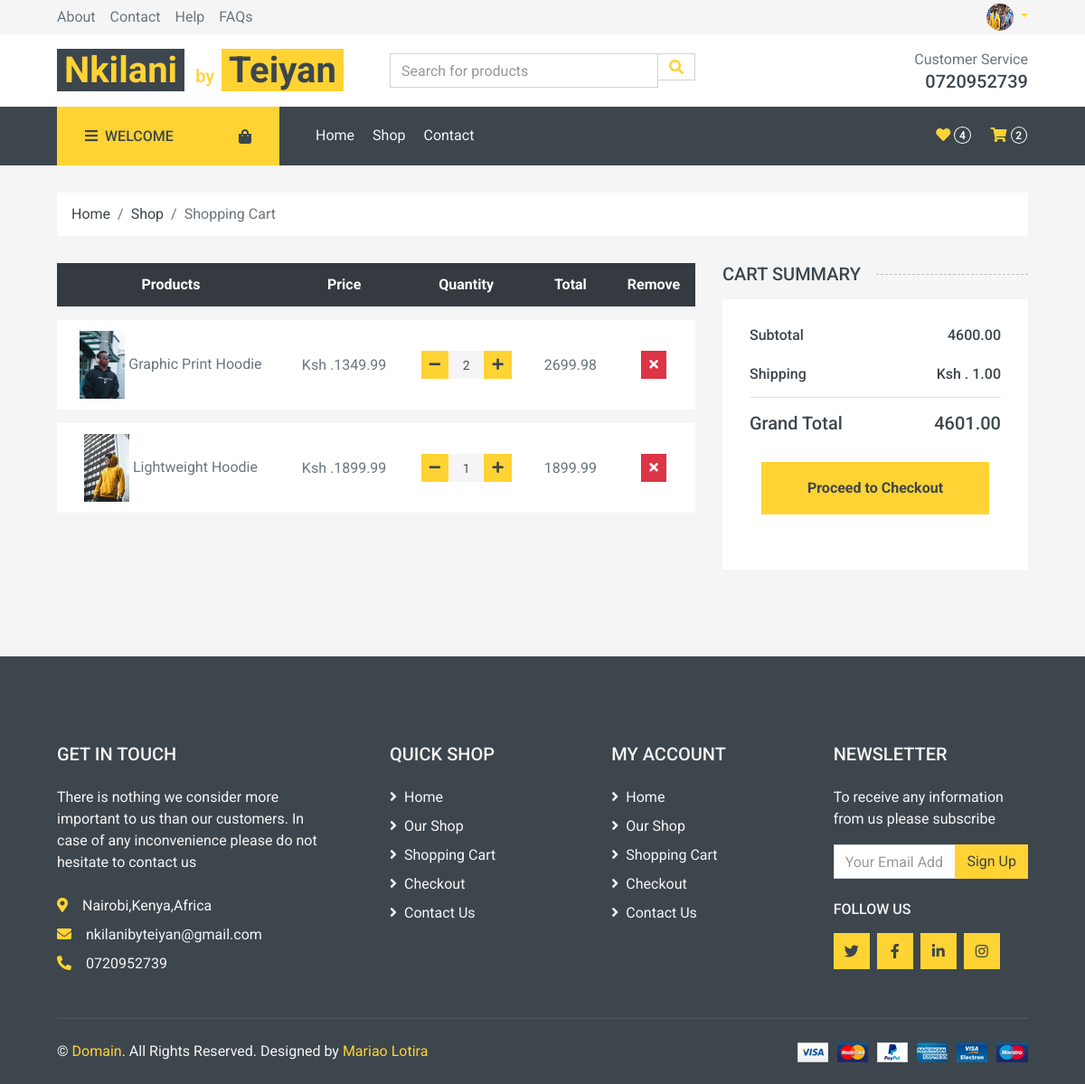
The app's page /cart/ (signed in) with its own data.
### userview/models.py (models this page shows, shortened)
class CartItem(models.Model):
    cart = models.ForeignKey(Cart, on_delete=models.CASCADE)
    product = models.ForeignKey(Product, on_delete=models.CASCADE)
    quantity = models.PositiveIntegerField()
    total = models.DecimalField(max_digits=10, decimal_places=2, default=0)

### adminview/models.py (models this page shows, shortened)
class Product(models.Model):
    name = models.CharField(max_length=100)
    description = models.TextField()
    category = models.CharField(max_length=100, null=False)
    price = models.DecimalField(max_digits=10, decimal_places=2)
    quantity = models.IntegerField(default=0,)
    image = models.CharField(max_length=1000, blank=True, null=True)

### userview/views.py (the view)
# urls.py: path('cart/', views.cart_page, name="user-cart"),
def cart_page(request):
    user = request.user
    if not request.user.is_authenticated:
        return redirect('/overview/')
    try:
        customer = Customers.objects.get(user=user)
        cart = Cart.objects.get(customer=customer)
        cart_items = CartItem.objects.filter(cart=cart) if cart else []
        subtotal = sum([cart.total for cart in cart_items]).__round__(0)
        totalcost = subtotal + 1
        context = {'user': user,
                   'cart_items': cart_items,
                   "customer": customer,
                   "subtotal": subtotal,
                   "total_cost": totalcost
                   }
        return render(request, "userview/cart.html", context)
    except Customers.DoesNotExist:
        return JsonResponse({'error': 'Customer not found'}, status=404)

### templates/userview/cart.html (shortened to what this page needs)
<!DOCTYPE html>
<html lang="en">
<head>
    {% load static %}
    <link href="https://cdnjs.cloudflare.com/ajax/libs/font-awesome/5.10.0/css/all.min.css" rel="stylesheet">
    <link href="{% static 'lib/animate/animate.min.css' %}" rel="stylesheet">
    <link href="{% static 'lib/owlcarousel/assets/owl.carousel.min.css' %}" rel="stylesheet">
    <link href="{% static 'css/style.css' %}" rel="stylesheet">
</head>
<body>
    <div class="container-fluid">
        <div class="row bg-secondary py-1 px-xl-5">
            <div class="col-lg-6 d-none d-lg-block">
                <div class="d-inline-flex align-items-center h-100">
                    <a class="text-body mr-3" href="">About</a>
                    <a class="text-body mr-3" href="">Contact</a>
                    <a class="text-body mr-3" href="">Help</a>
                    <a class="text-body mr-3" href="">FAQs</a>
                </div>
            </div>
            <div class="col-lg-6 text-center text-lg-right">
                <div class="user-area dropdown float-right">
                    <a href="#" class="dropdown-toggle active" data-toggle="dropdown" aria-haspopup="true" aria-expanded="false">
                        <img class="user-avatar rounded-circle w-20" src="{% static 'img/carousel-1.jpg' %}" alt="User" style="width: 30px; height: 30px;">
                    </a>
                </div>
            </div>
        </div>
        <div class="row align-items-center bg-light py-3 px-xl-5 d-none d-lg-flex">
            <div class="col-lg-4">
                <a href="" class="text-decoration-none">
                    <span class="h1 text-primary bg-dark px-2">Nkilani</span>
                    <span class="h5 text-primary bg-transparent px-2">by</span>
                    <span class="h1 text-dark bg-primary px-2 ml-n1">Teiyan</span>
                </a>
            </div>
            <div class="col-lg-4 col-6 text-left">
                <form method="post" action="{% url 'userview:search' %}">
                    <div class="input-group">
                        <input type="text" class="form-control" name="search_input" placeholder="Search for products">
                        <a type="submit">
                            <div class="input-group-append">
                                <span class="input-group-text bg-transparent text-primary">
                                    <i class="fa fa-search"></i>
                                </span>
                            </div>
                        </a>
                    </div>
                </form>
            </div>
            <div class="col-lg-4 col-6 text-right">
                <p class="m-0">Customer Service</p>
                <h5 class="m-0">0720952739</h5>
            </div>
        </div>
    </div>
    <div class="container-fluid bg-dark mb-30">
        <div class="row px-xl-5">
            <div class="col-lg-3 d-none d-lg-block">
                <a class="btn d-flex align-items-center justify-content-between bg-primary w-100" data-toggle="collapse" href="#navbar-vertical" style="height: 65px; padding: 0 30px;">
                    <h6 class="text-dark m-0"><i class="fa fa-bars mr-2"></i>WELCOME</h6>
                    <i class="fa fa-shopping-bag text-dark"></i>
                </a>
            </div>
            <div class="col-lg-9">
                <nav class="navbar navbar-expand-lg bg-dark navbar-dark py-3 py-lg-0 px-0">
                    <div class="collapse navbar-collapse justify-content-between" id="navbarCollapse">
                        <div class="navbar-nav mr-auto py-0">
                            <a href="{% url 'userview:user-home' %}" class="nav-item nav-link">Home</a>
                            <a href="{% url 'userview:user-shop' %}" class="nav-item nav-link">Shop</a>
                            <a href="{% url 'userview:contact' %}" class="nav-item nav-link">Contact</a>
                        </div>
                        <div class="navbar-nav ml-auto py-0 d-none d-lg-block">
                            <a href="{% url 'userview:user-wishlist' %}" class="btn px-0">
                                <i class="fas fa-heart text-primary"></i>
                                <span class="badge text-secondary border border-secondary rounded-circle" style="padding-bottom: 2px;" id="wishlist-count">0</span>
                            </a>
                            <a href="{% url 'userview:user-cart' %}" class="btn px-0 ml-3">
                                <i class="fas fa-shopping-cart text-primary"></i>
                                <span class="badge text-secondary border border-secondary rounded-circle" style="padding-bottom: 2px;" id="cart-count">0</span>
                            </a>
                        </div>
                    </div>
                </nav>
            </div>
        </div>
    </div>
    <div class="container-fluid">
        <div class="row px-xl-5">
            <div class="col-12">
                <nav class="breadcrumb bg-light mb-30">
                    <a class="breadcrumb-item text-dark" href="#">Home</a>
                    <a class="breadcrumb-item text-dark" href="#">Shop</a>
                    <span class="breadcrumb-item active">Shopping Cart</span>
                </nav>
            </div>
        </div>
    </div>
    <div class="container-fluid">
        <div class="row px-xl-5">
            <div class="col-lg-8 table-responsive mb-5" id="cart-table-container">
                <table class="table table-light table-borderless table-hover text-center mb-0">
                    <thead class="thead-dark">
                        <tr>
                            <th>Products</th>
                            <th>Price</th>
                            <th>Quantity</th>
                            <th>Total</th>
                            <th>Remove</th>
                        </tr>
                    </thead>
                    <tbody class="align-middle">
                        {% for cart_item in cart_items %}
                        <tr>
                            <td class="align-middle">
                                <img src="/media/{{ cart_item.product.image }}" alt="{{ cart_item.product.name }}" style="width: 50px;">
                                {{ cart_item.product.name }}
                            </td>
                            <td class="align-middle">Ksh .{{ cart_item.product.price }}</td>
                            <td class="align-middle">
                                <div class="input-group quantity mx-auto" style="width: 100px;">
                                    <div class="input-group-btn">
                                        <button class="btn btn-sm btn-primary btn-minus">
                                            <i class="fa fa-minus"></i>
                                        </button>
                                    </div>
                                    <input type="text" class="form-control form-control-sm bg-secondary border-0 text-center" value="{{ cart_item.quantity }}">
                                    <div class="input-group-btn">
                                        <button class="btn btn-sm btn-primary btn-plus">
                                            <i class="fa fa-plus"></i>
                                        </button>
                                    </div>
                                </div>
                            </td>
                            <td class="align-middle">{{ cart_item.total }}</td>
                            <td class="align-middle" data-product-id="{{ cart_item.product.id }}">
                                <form class="remove-cart-form" action="{% url 'userview:remove-cart-item' %}" method="post">
                                    <button type="submit" class="btn btn-sm btn-danger"><i class="fa fa-times"></i></button>
                                </form>
                            </td>
                        </tr>
                        {% endfor %}
                    </tbody>
                </table>
            </div>
            <div class="col-lg-4">
                <h5 class="section-title position-relative text-uppercase mb-3"><span class="bg-secondary pr-3">Cart Summary</span></h5>
                <div class="bg-light p-30 mb-5">
                    <div class="border-bottom pb-2">
                        <div class="d-flex justify-content-between mb-3">
                            <h6>Subtotal</h6>
                            <h6 id="subtotal">{{ subtotal }}.00</h6>
                        </div>
                        <div class="d-flex justify-content-between">
                            <h6 class="font-weight-medium">Shipping</h6>
                            <h6 class="font-weight-medium">Ksh . 1.00</h6>
                        </div>
                    </div>
                    <div class="pt-2">
                        <div class="d-flex justify-content-between mt-2">
                            <h5>Grand Total</h5>
                            <h5 id="cart-total">{{ total_cost }}.00</h5>
                        </div>
                         <button type="submit" class="btn btn-block mb-2" >
                  <a type="submit" class="btn btn-block btn-primary font-weight-bold my-3 py-3" href="/checkout">Proceed to Checkout</a>
                         </button>
                    </div>
                </div>
            </div>
        </div>
    </div>
    <div class="container-fluid bg-dark text-secondary mt-5 pt-5">
        <div class="row px-xl-5 pt-5">
            <div class="col-lg-4 col-md-12 mb-5 pr-3 pr-xl-5">
                <h5 class="text-secondary text-uppercase mb-4">Get In Touch</h5>
                <p class="mb-4">There is nothing we consider more important to us than our customers. In case of any inconvenience please do not hesitate to contact us</p>
                <p class="mb-2"><i class="fa fa-map-marker-alt text-primary mr-3"></i>Nairobi,Kenya,Africa</p>
                <p class="mb-2"><i class="fa fa-envelope text-primary mr-3"></i>nkilanibyteiyan@gmail.com</p>
                <p class="mb-0"><i class="fa fa-phone-alt text-primary mr-3"></i>0720952739</p>
            </div>
            <div class="col-lg-8 col-md-12">
                <div class="row">
                    <div class="col-md-4 mb-5">
                        <h5 class="text-secondary text-uppercase mb-4">Quick Shop</h5>
                        <div class="d-flex flex-column justify-content-start">
                            <a class="text-secondary mb-2" href="{% url 'overview:landing_page' %}"><i class="fa fa-angle-right mr-2"></i>Home</a>
                            <a class="text-secondary mb-2" href="{% url 'overview:shop-prev' %}"><i class="fa fa-angle-right mr-2"></i>Our Shop</a>
                            <a class="text-secondary mb-2" href="{% url 'overview:cart-prev' %}"><i class="fa fa-angle-right mr-2"></i>Shopping Cart</a>
                            <a class="text-secondary mb-2" href="{% url 'overview:checkout-prev' %}"><i class="fa fa-angle-right mr-2"></i>Checkout</a>
                            <a class="text-secondary" href="{% url 'overview:checkout-prev' %}"><i class="fa fa-angle-right mr-2"></i>Contact Us</a>
                        </div>
                    </div>
                    <div class="col-md-4 mb-5">
                        <h5 class="text-secondary text-uppercase mb-4">My Account</h5>
                        <div class="d-flex flex-column justify-content-start">
                            <a class="text-secondary mb-2" href="{% url 'overview:landing_page' %}"><i class="fa fa-angle-right mr-2"></i>Home</a>
                            <a class="text-secondary mb-2" href="{% url 'overview:shop-prev' %}"><i class="fa fa-angle-right mr-2"></i>Our Shop</a>
                            <a class="text-secondary mb-2" href="{% url 'overview:cart-prev' %}"><i class="fa fa-angle-right mr-2"></i>Shopping Cart</a>
                            <a class="text-secondary mb-2" href="{% url 'overview:checkout-prev' %}"><i class="fa fa-angle-right mr-2"></i>Checkout</a>
                            <a class="text-secondary" href="{% url 'overview:checkout-prev' %}"><i class="fa fa-angle-right mr-2"></i>Contact Us</a>
                        </div>
                    </div>
                    <div class="col-md-4 mb-5">
                        <h5 class="text-secondary text-uppercase mb-4">Newsletter</h5>
                        <p>To receive any information from us please subscribe </p>
                        <form action="{% url 'overview:get-newsletter' %}" method="post">
                            <div class="input-group">
                                <input type="text" class="form-control" name="newsletter_email" placeholder="Your Email Address">
                                <div class="input-group-append">
                                    <button class="btn btn-primary" type="submit">Sign Up</button>
                                </div>
                            </div>
                        </form>
                        <h6 class="text-secondary text-uppercase mt-4 mb-3">Follow Us</h6>
                        <div class="d-flex">
                            <a class="btn btn-primary btn-square mr-2" href="#"><i class="fab fa-twitter"></i></a>
                            <a class="btn btn-primary btn-square mr-2" href="#"><i class="fab fa-facebook-f"></i></a>
                            <a class="btn btn-primary btn-square mr-2" href="#"><i class="fab fa-linkedin-in"></i></a>
                            <a class="btn btn-primary btn-square" href="https://www.instagram.com/nkilanibyteiyan/"><i class="fab fa-instagram"></i></a>
                        </div>
                    </div>
                </div>
            </div>
        </div>
        <div class="row border-top mx-xl-5 py-4" style="border-color: rgba(256, 256, 256, .1) !important;">
            <div class="col-md-6 px-xl-0">
                <p class="mb-md-0 text-center text-md-left text-secondary">
                    &copy; <a class="text-primary" href="#">Domain</a>. All Rights Reserved. Designed
                    by
                    <a class="text-primary" href="https://github.com/Mariaolotira">Mariao Lotira</a>
                </p>
            </div>
            <div class="col-md-6 px-xl-0 text-center text-md-right">
                <img class="img-fluid" src="{% static 'img/payments.png' %}" alt="">
            </div>
        </div>
    </div>
</body>
</html>

### records on screen
CartItem: shows a picture, product.name "Graphic Print Hoodie", product.price "1349.99", quantity "2", total "2699.98"
CartItem: shows a picture, product.name "Lightweight Hoodie", product.price "1899.99", quantity "1", total "1899.99"

### other values on screen
{{ subtotal }} "4600"
{{ total_cost }} "4601"
